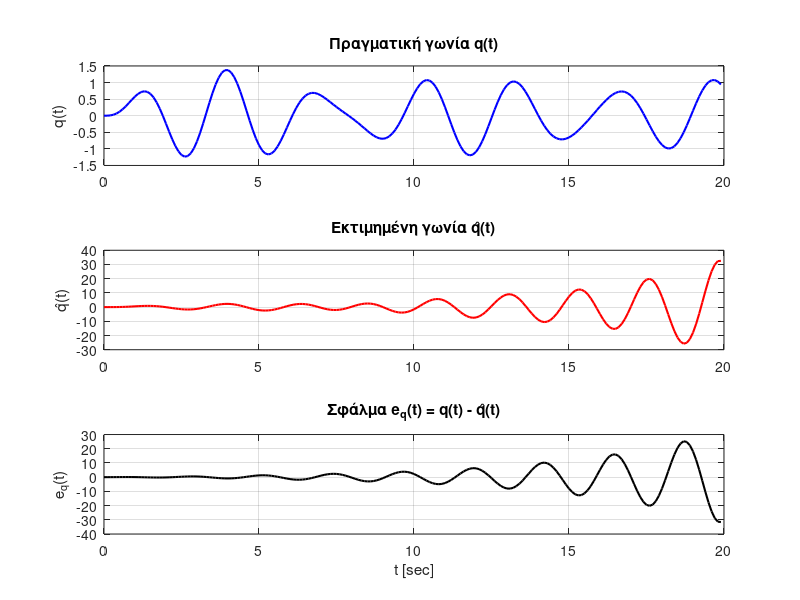

MATLAB code for this plot:
clc; clear;

% ΠΡΑΓΜΑΤΙΚΟ ΣΥΣΤΗΜΑ
m = 0.75; L = 1.25; c = 0.15; g = 9.81;
A0 = 4; omega = 2;
Tfinal = 20;
u_func = @(t) A0 * sin(omega * t);
Ts_fine = 0.001;
t_fine = 0:Ts_fine:Tfinal;
u_fine = u_func(t_fine);

% Πραγματική προσομοίωση με Euler
q = zeros(size(t_fine));
dq = zeros(size(t_fine));
for k = 1:length(t_fine)-1
    ddq = (1 / (m * L^2)) * (u_fine(k) - c * dq(k) - m * g * L * q(k));
    dq(k+1) = dq(k) + Ts_fine * ddq;
    q(k+1) = q(k) + Ts_fine * dq(k);
end

% Πλήρης μέτρηση x(t), u(t)
Ts_a = 0.1;
t_a = 0:Ts_a:Tfinal;
q_a = interp1(t_fine, q, t_a);
dq_a = interp1(t_fine, dq, t_a);
u_a = interp1(t_fine, u_fine, t_a);

ddq_a = diff(dq_a)/Ts_a;
q_a = q_a(1:end-1);
dq_a = dq_a(1:end-1);
u_a = u_a(1:end-1);

% Least Squares
Phi_a = [ddq_a', dq_a', q_a'];
theta_hat = (Phi_a' * Phi_a) \ (Phi_a' * u_a');
theta1 = theta_hat(1); theta2 = theta_hat(2); theta3 = theta_hat(3);

% Ανακατασκευή q̂(t)
q_hat_a = zeros(size(q_a));
dq_hat_a = zeros(size(dq_a));
for k = 1:length(q_hat_a)-1
    ddq_hat = (1 / theta1) * (u_a(k) - theta2 * dq_hat_a(k) - theta3 * q_hat_a(k));
    dq_hat_a(k+1) = dq_hat_a(k) + Ts_a * ddq_hat;
    q_hat_a(k+1) = q_hat_a(k) + Ts_a * dq_hat_a(k);
end
eq_a = q_a - q_hat_a;

% Διαγράμματα
figure('Name','Πλήρης μέτρηση x(t), u(t)');
subplot(3,1,1); plot(t_a(1:end-1), q_a, 'b', 'LineWidth', 1.5);
ylabel('q(t)'); title('Πραγματική γωνία q(t)'); grid on;
subplot(3,1,2); plot(t_a(1:end-1), q_hat_a, 'r', 'LineWidth', 1.5);
ylabel('q̂(t)'); title('Εκτιμημένη γωνία q̂(t)'); grid on;
subplot(3,1,3); plot(t_a(1:end-1), eq_a, 'k', 'LineWidth', 1.5);
ylabel('e_q(t)'); xlabel('t [sec]');
title('Σφάλμα e_q(t) = q(t) - q̂(t)'); grid on;
